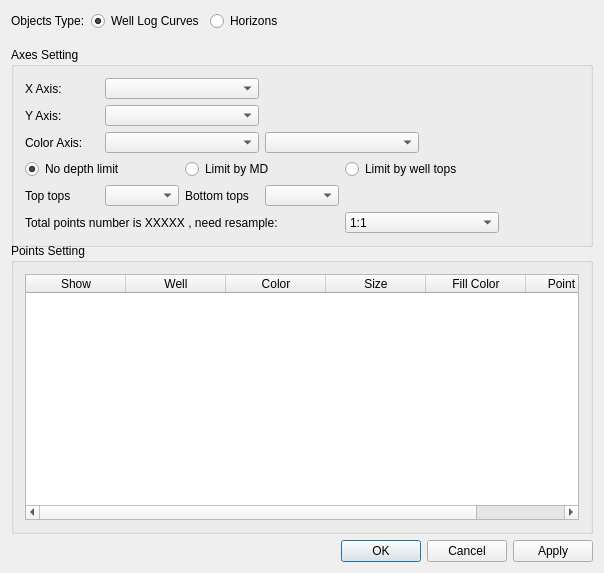
<?xml version="1.0" encoding="UTF-8"?>
<ui version="4.0">
 <class>XDlgCPSetting</class>
 <widget class="QDialog" name="XDlgCPSetting">
  <property name="geometry">
   <rect>
    <x>0</x>
    <y>0</y>
    <width>604</width>
    <height>573</height>
   </rect>
  </property>
  <property name="windowTitle">
   <string>Cross Plot Setting</string>
  </property>
  <layout class="QGridLayout" name="gridLayout_3">
   <item row="0" column="3">
    <spacer name="horizontalSpacer">
     <property name="orientation">
      <enum>Qt::Horizontal</enum>
     </property>
     <property name="sizeHint" stdset="0">
      <size>
       <width>248</width>
       <height>20</height>
      </size>
     </property>
    </spacer>
   </item>
   <item row="4" column="3">
    <widget class="QDialogButtonBox" name="buttonBox">
     <property name="standardButtons">
      <set>QDialogButtonBox::Apply|QDialogButtonBox::Cancel|QDialogButtonBox::Ok</set>
     </property>
    </widget>
   </item>
   <item row="0" column="1">
    <widget class="QRadioButton" name="radioButtonLog">
     <property name="text">
      <string>Well Log Curves</string>
     </property>
     <property name="checked">
      <bool>true</bool>
     </property>
    </widget>
   </item>
   <item row="0" column="2">
    <widget class="QRadioButton" name="radioButtonHor">
     <property name="text">
      <string>Horizons</string>
     </property>
    </widget>
   </item>
   <item row="0" column="0">
    <widget class="QLabel" name="label">
     <property name="text">
      <string>Objects Type:</string>
     </property>
    </widget>
   </item>
   <item row="2" column="0" colspan="4">
    <widget class="QGroupBox" name="groupBox_2">
     <property name="title">
      <string>Points Setting</string>
     </property>
     <layout class="QGridLayout" name="gridLayout_2">
      <item row="0" column="0">
       <widget class="QTableWidget" name="tableWidget">
        <attribute name="verticalHeaderDefaultSectionSize">
         <number>33</number>
        </attribute>
        <column>
         <property name="text">
          <string>Show</string>
         </property>
        </column>
        <column>
         <property name="text">
          <string>Well</string>
         </property>
        </column>
        <column>
         <property name="text">
          <string>Color</string>
         </property>
        </column>
        <column>
         <property name="text">
          <string>Size</string>
         </property>
        </column>
        <column>
         <property name="text">
          <string>Fill Color</string>
         </property>
        </column>
        <column>
         <property name="text">
          <string>Point Type</string>
         </property>
        </column>
       </widget>
      </item>
     </layout>
    </widget>
   </item>
   <item row="1" column="0" colspan="4">
    <widget class="QGroupBox" name="groupBox">
     <property name="minimumSize">
      <size>
       <width>0</width>
       <height>200</height>
      </size>
     </property>
     <property name="maximumSize">
      <size>
       <width>16777215</width>
       <height>180</height>
      </size>
     </property>
     <property name="title">
      <string>Axes Setting</string>
     </property>
     <layout class="QGridLayout" name="gridLayout">
      <item row="0" column="1" colspan="2">
       <widget class="QComboBox" name="comboBoxX"/>
      </item>
      <item row="3" column="4" colspan="2">
       <widget class="QRadioButton" name="radioButtonWT">
        <property name="text">
         <string>Limit by well tops</string>
        </property>
       </widget>
      </item>
      <item row="0" column="0">
       <widget class="QLabel" name="label_2">
        <property name="text">
         <string>X Axis:</string>
        </property>
       </widget>
      </item>
      <item row="1" column="1" colspan="2">
       <widget class="QComboBox" name="comboBoxY"/>
      </item>
      <item row="3" column="0" colspan="2">
       <widget class="QRadioButton" name="radioButtonNDL">
        <property name="text">
         <string>No depth limit</string>
        </property>
        <property name="checked">
         <bool>true</bool>
        </property>
       </widget>
      </item>
      <item row="1" column="0">
       <widget class="QLabel" name="label_3">
        <property name="text">
         <string>Y Axis:</string>
        </property>
       </widget>
      </item>
      <item row="6" column="3">
       <spacer name="verticalSpacer">
        <property name="orientation">
         <enum>Qt::Vertical</enum>
        </property>
        <property name="sizeHint" stdset="0">
         <size>
          <width>20</width>
          <height>40</height>
         </size>
        </property>
       </spacer>
      </item>
      <item row="4" column="0">
       <widget class="QLabel" name="labelTTops">
        <property name="text">
         <string>Top tops</string>
        </property>
       </widget>
      </item>
      <item row="3" column="2" colspan="2">
       <widget class="QRadioButton" name="radioButtonDDL">
        <property name="text">
         <string>Limit by MD</string>
        </property>
       </widget>
      </item>
      <item row="2" column="1" colspan="2">
       <widget class="QComboBox" name="comboBoxC"/>
      </item>
      <item row="2" column="3" colspan="2">
       <widget class="CXColormapCombo" name="comboBox"/>
      </item>
      <item row="5" column="4" colspan="2">
       <widget class="QComboBox" name="comboBoxResample">
        <item>
         <property name="text">
          <string>1:1</string>
         </property>
        </item>
        <item>
         <property name="text">
          <string>1:10</string>
         </property>
        </item>
        <item>
         <property name="text">
          <string>1:100</string>
         </property>
        </item>
        <item>
         <property name="text">
          <string>1:1000</string>
         </property>
        </item>
       </widget>
      </item>
      <item row="2" column="0">
       <widget class="QLabel" name="label_4">
        <property name="text">
         <string>Color Axis:</string>
        </property>
       </widget>
      </item>
      <item row="5" column="0" colspan="4">
       <widget class="QLabel" name="label_5">
        <property name="text">
         <string>Total points number is XXXXX , need resample: </string>
        </property>
       </widget>
      </item>
      <item row="4" column="1">
       <widget class="QComboBox" name="comboBoxTTops"/>
      </item>
      <item row="4" column="2">
       <widget class="QLabel" name="labelBTops">
        <property name="text">
         <string>Bottom tops</string>
        </property>
       </widget>
      </item>
      <item row="4" column="3">
       <widget class="QComboBox" name="comboBoxBTops"/>
      </item>
      <item row="4" column="5" colspan="2">
       <spacer name="horizontalSpacer_2">
        <property name="orientation">
         <enum>Qt::Horizontal</enum>
        </property>
        <property name="sizeHint" stdset="0">
         <size>
          <width>40</width>
          <height>20</height>
         </size>
        </property>
       </spacer>
      </item>
     </layout>
    </widget>
   </item>
  </layout>
 </widget>
 <layoutdefault spacing="6" margin="11"/>
 <customwidgets>
  <customwidget>
   <class>CXColormapCombo</class>
   <extends>QComboBox</extends>
   <header>xcolormapcombo.h</header>
  </customwidget>
 </customwidgets>
 <resources/>
 <connections>
  <connection>
   <sender>buttonBox</sender>
   <signal>accepted()</signal>
   <receiver>XDlgCPSetting</receiver>
   <slot>accept()</slot>
   <hints>
    <hint type="sourcelabel">
     <x>509</x>
     <y>500</y>
    </hint>
    <hint type="destinationlabel">
     <x>124</x>
     <y>379</y>
    </hint>
   </hints>
  </connection>
  <connection>
   <sender>buttonBox</sender>
   <signal>rejected()</signal>
   <receiver>XDlgCPSetting</receiver>
   <slot>reject()</slot>
   <hints>
    <hint type="sourcelabel">
     <x>509</x>
     <y>500</y>
    </hint>
    <hint type="destinationlabel">
     <x>205</x>
     <y>385</y>
    </hint>
   </hints>
  </connection>
 </connections>
</ui>
